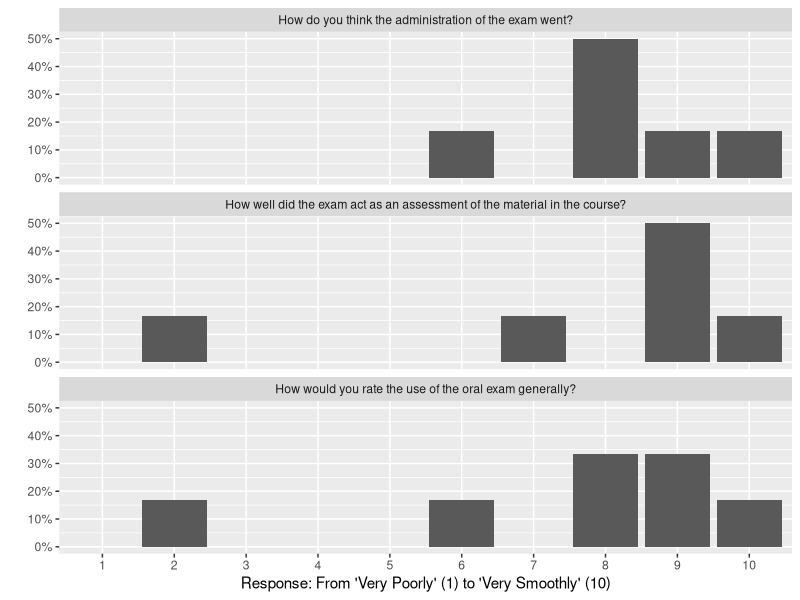

The R script that drew this image: (Note: this script raises an error after producing the figure.)
## ---- chunk 1
knitr::opts_chunk$set(results = 'asis',
                      echo = FALSE,
                      warning = FALSE,
                      tidy = FALSE,
                      message = FALSE,
                      fig.align = 'center',
                      out.width = "100%",
                      cache = TRUE)
options(knitr.table.format = "html") 
library(ggplot2)
library(readr)
library(dplyr)
Survey_Data <- read_csv(file="../Tables_and_Graphs.csv")
#note, I updated the last question on the middle survey
#10 had a 1/6 value but has 0 in the form itself
#fill in NA with 0
Survey_Data <- Survey_Data |>
  mutate(Percentage = ifelse(is.na(Percentage),
                             0,
                             Percentage))

Middle_Exam <- Survey_Data |> 
  filter(Exam == "Middle") |> 
  mutate(Response = factor(Response,labels = as.character(1:10), levels = as.character(1:10))) |>
  ggplot(aes(x=Response, y=Percentage, group = Response)) + 
  geom_bar(stat = "identity", position=position_dodge()) +
  facet_wrap(vars(Question_Graph_Title), nrow=3) + 
  scale_y_continuous(labels = scales::percent) + 
  ylab(label="") +
  xlab(label = "Response: From 'Very Poorly' (1) to 'Very Smoothly' (10)")
#Middle_Exam
## ---- chunk 2
knitr::include_graphics("img/Oral_Exam_Flow_Chart.drawio.png")
